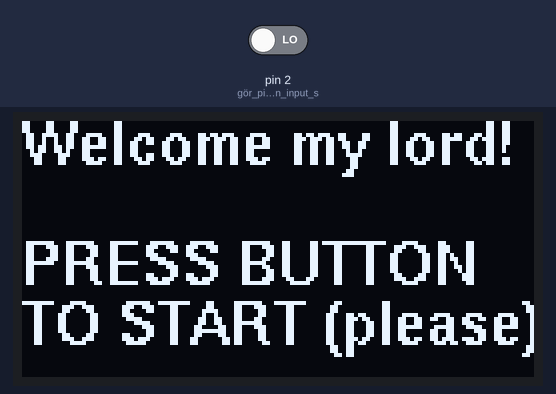
Simulated run of this sketch. Board: Arduino Uno, built with avr-gcc and run on an emulated ATmega328P. On the bench: 128×64 one-colour display. The inputs (shaded band) are chosen by the test bench; at power-on: pin 2 (gör_pin_2_till_en_input_s) LOW.

Above: at 1.7 s.
1.8 s: pin 2 (gör_pin_2_till_en_input_s) driven HIGH
At 3.4 s:
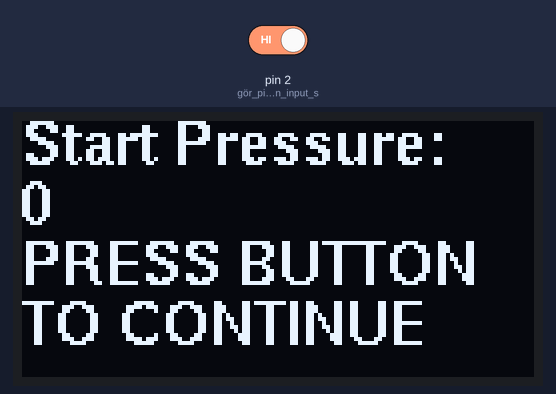
At 4.6 s:
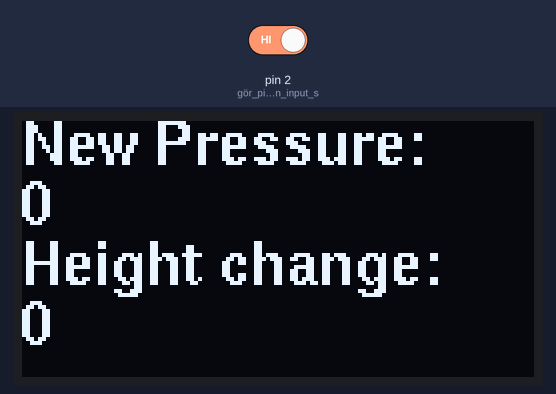
4.8 s: pin 2 (gör_pin_2_till_en_input_s) driven LOW
Timing chart, 0 to 7.8 s (numbered marks = the images above; inputs shaded):
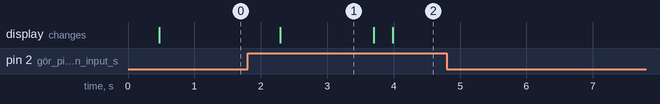

Measured:
- after the input at 1.8 s, the display: changes after 0.49 s (image 1)
- after the input at 4.8 s, every drawn part: stays the same
- what the display in image 1 shows lasts 1.4 s, from 2.3 s to 3.7 s

The sketch:

barometer.ino
```cpp
/* Projektnamn:"höjdmätaren 1.0"
   Skapare av projekt: Elin Söderström
   Slutdatum: 13/12/2023
   Projektbeskrivning: En maskin som kan mäta lufttryck och med hjälp av skillnader u lufftryck från läge a och läge b kan räkna ut höjdskillanden mellan dessa två positioner
*/


#include "U8glib.h" //Inkluderar bibloteket U8glib.h som hanterar olika typer av grafiska displayer, t.ex min OLED-skärm
U8GLIB_SSD1306_128X64 oled(U8G_I2C_OPT_NO_ACK); //skapar ett objekt av klassen U8Glib vilket gör att jag får tillgång Oled-biblotekets funktioner
#include <Wire.h> //inkluderar Wire-bibloteket för att möjliggöra I2C-kommunikation
#include <SPI.h> //Inkluderar SPI-bubloteket för att möjliggöra för SPI-kommunikation
#include <Adafruit_Sensor.h> //inkluderar Adafruit_Sensor-bibloteket
#include "Adafruit_BMP3XX.h" //inkluderar "Adafruit_BMP3XX"-bibloteket för att få tillgång till funktioner och definitioner relaterade till sensorn

#define SEALEVELPRESSURE_HPA (1013.25) //definerar konstanten SEALEVELPRESSURE_HPA och ger den värdet 1013.25, fungerar som en referenspunkt för lufttrycket vid havsnivån

Adafruit_BMP3XX bmp; //skapar ett objekt av klassen "Adafruit_BMP3XX" som namnges bmp, detta är för att kunna mäta lufttryck med min Adafruit-sensor

//initierar mina variariabler Counter, pressureOne, pressureTwo och heightChange och ger de värdet 0
int counter = 0;
int pressureOne = 0 ;
int pressureTwo = 0;
int heightChange = 0;

void setup() {

  Serial.begin(115200);

  pinMode(2, INPUT); //gör pin 2 till en input så den kan läsa av knappens signaler
  oled.setFont(u8g_font_helvB10); //sätter ett typsnitt till oled-skärmen
  Wire.begin(); //initierar I2C-kommuniaktionen

  bmp.setTemperatureOversampling(BMP3_OVERSAMPLING_8X);
  bmp.setPressureOversampling(BMP3_OVERSAMPLING_4X); //Anger trycköversampling till X4, förbättrar nogrannheten i mätningen
  bmp.setIIRFilterCoeff(BMP3_IIR_FILTER_COEFF_3); //Sätter koeffecient för IIR, det används för att filtrera/jämna ut mätvärden
  bmp.setOutputDataRate(BMP3_ODR_50_HZ); //ställer in hur ofta sensorn ger nya mätvärden

}

void loop() {

  if (digitalRead(2) == 1) { //En if-sats som säger att om knappen är nedtryckt så ska variablen "counter2 inkrementeras med 1
    counter = counter + 1;
  }

  if (counter == 1) { // en if-sats som säger att så länge knappen tryckts ned en gång (counter = 1) så ska "pressureOne" inkrementeras med värdet som mätaren läser av
    pressureOne = (bmp.pressure / 100.0);
    updateOled("Start Pressure: " , String(pressureOne), "PRESS BUTTON", "TO CONTINUE"); // funtionen updateOled tillkallas
    delay(1000);
  }

  if (counter == 2) { //if-sats som säger att så länge villkoret counter==2 är true, alltså om knappen tryckts ned två ggr, ska ett meddelande skrivas ut på skärmen
    updateOled("Good my lord!", "", "PLEASE MOVE &", "PRESS BUTTON"); // funtionen updateOled tillkallas

  }

  if (counter == 3) { //if-sats som så länge villkoret counter==3 är true ger variabeln "pressureTwo" värdet barometern läser av, sedan räknas skillnaden i höjd ut med hjälp av "pressureOne" och "presureTwo" och detta värde ges till varibeln "heightChange". Värdet på "pressureTwo" och "heightChange" skrivs sedan ut på skärmen
    pressureTwo = (bmp.pressure / 100.0);
    heightChange = (pressureTwo - pressureOne) * 9.144;
    updateOled("New Pressure:" , String(pressureTwo), "Height change: " , String(heightChange)); // funtionen updateOled tillkallas
    delay(1000);
  }

  if (counter >= 4 || counter == 0) { // if-sats som så länge counter >=4 stämmer, alltså om knappen tryckts den fyra eller fler gånger, nollställer alla variabler och skriver ut ett meddelande på skärmen.
    pressureOne = 0;
    pressureTwo = 0;
    counter = 0;
    updateOled("Welcome my lord!", "", "PRESS BUTTON", "TO START (please)"); // funtionen updateOled tillkallas
    heightChange = 0;
  }


}

void updateOled(String text1, String text2, String text3, String text4) { // Här definieras funktionen updateOled, den har fyra olika argument, alla strings med ett visst radavstånd emellan sig på den lilla skärmen
  oled.firstPage();
  do {
    oled.drawStr(0, 11, text1.c_str());
    oled.drawStr(0, 26, text2.c_str());
    oled.drawStr(0, 41, text3.c_str());
    oled.drawStr(0, 56, text4.c_str());
  } while (oled.nextPage());
}
```
